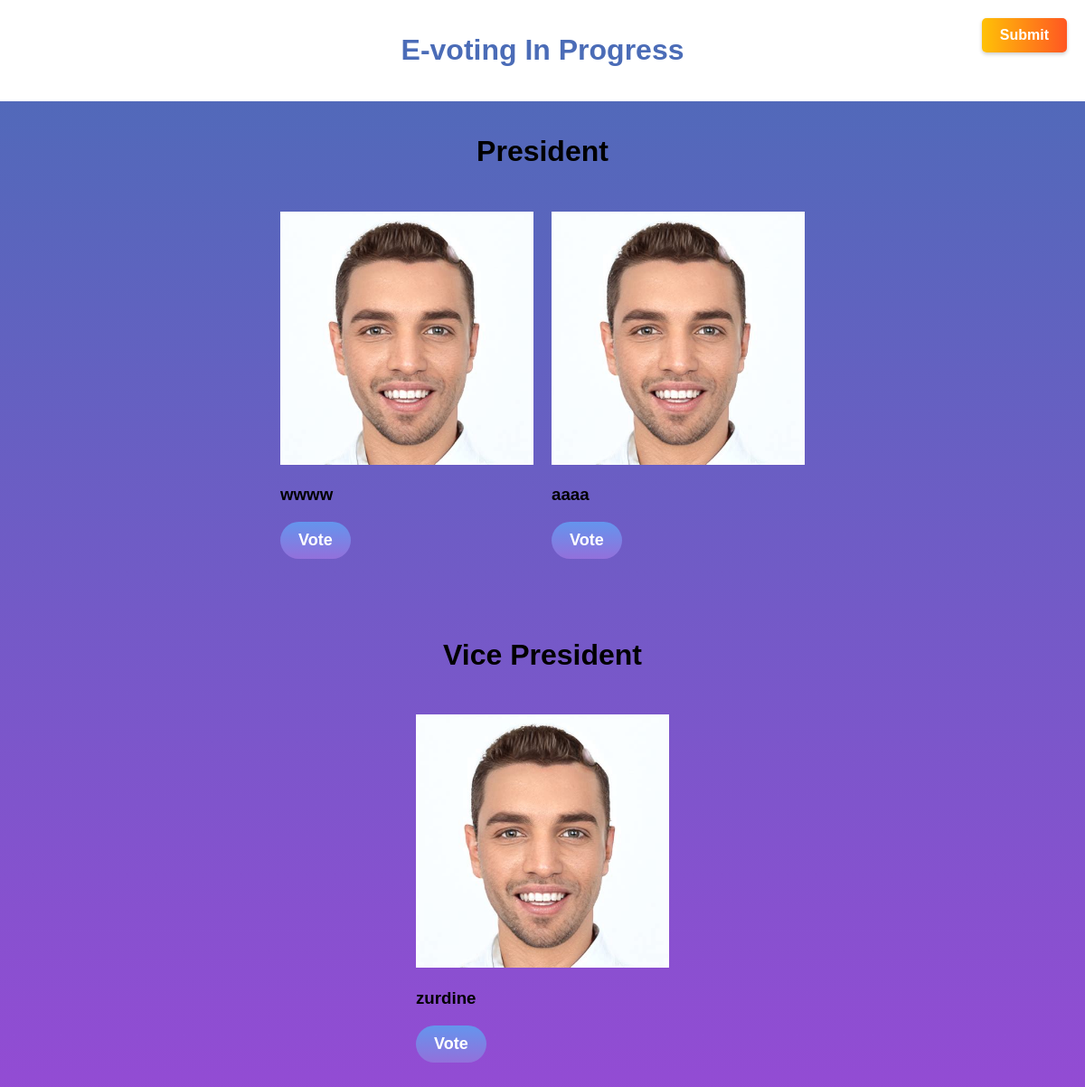
Screenshot of /vote with the database file from the repository.
### votingapp/models.py (models this page shows, shortened)
class VoteNominee(models.Model):
    name = models.CharField(max_length=255)
    photo = models.ImageField(upload_to='static/nomineephotos')
    position = models.CharField(max_length=100)
    votes = models.IntegerField(default=0)

### votingapp/views.py (the view, shortened to what this page needs)
# urls.py: path('vote', vote, name='vote'),
def vote(request):
    if request.method == 'GET':
        nominees = VoteNominee.objects.all()
        president = list()
        vice = list()
        for nom in nominees:
            if nom.position == 'president':
                president.append(nom)
            else:
                vice.append(nom)
        context = {'presidents':president, 'vices':vice}
        return render(request, 'vote.html', context)

### votingapp/templates/vote.html (shortened to what this page needs)
{% extends 'baselayout.html' %}
{% load static %}
{% block links %}
<link href="{% static 'css/vote.css' %}" rel="stylesheet" type="text/css">
{% endblock links %}
{% block body %}
<header><div class="banner">
    <h1>E-voting In Progress</h1>
</div></header>
<div>
  <div class="pos-banner">
    <h1>President</h1>
</div>
<div class="main-content1">
  {% if presidents %}
  {% for pres in presidents %}
<div class="vote-option voting-div">
    <img class="voting-image" src="{{pres.photo}}" alt="Image 1">
  <h3 class="name">{{pres.name}}</h3>
    <button   class="voting-button">Vote</button>
  </div>
  {% endfor %}
  {% else %}
  <div>
  <div class="pos-banner">
    <h1>No president in database</h1>
</div>
  {% endif %}
</div>
</div>
<div>
  <div class="pos-banner">
    <h1>Vice President</h1>
</div>
<div class="main-content2">
  {% if vices %}
  {% for vice in vices %}
<div class=" voting-div v2">
    <img class="voting-image" src="{{vice.photo}}" alt="Image ">
  <h3 class="name">{{vice.name}}</h3>
    <button   class=" vb2">Vote</button>
  </div>
  {% endfor %}
  {% else %}
  <div>
  <div class="pos-banner">
    <h1>No president in database</h1>
</div>
  {% endif %}
</div>
</div>
  <form id="vote-form" method="post" enctype="multipart/form-data">
    <button id="submit-button" class="submit-button">Submit</button>
  </form>
{% endblock body %}

### votingapp/static/css/vote.css (style rules this page uses)
body { margin: 0; padding: 0; font-family: Arial, sans-serif; background: linear-gradient(to bottom, #4B6CB7, #944BD4); }
.main-content1, .main-content2 { margin-bottom: 40px; }
.main-content1 { display: flex; flex-wrap: wrap; justify-content: center; }
.main-content2 { display: flex; flex-wrap: wrap; justify-content: center; }
.voting-div { width: 25%; padding: 10px; box-sizing: border-box; }
.voting-image { width: 100%; height: auto; }
.banner { background-color: #fff; padding: 1rem; text-align: center; }
.pos-banner { padding: 1rem; text-align: center; }
.banner h1 { font-size: 2rem; color: #4B6CB7; }
.voting-button, .vb2 { background: linear-gradient(to bottom, #6495ED, #9370DB); color: #fff; padding: 10px 20px; border: none; border-radius: 50px; font-size: 18px; font-weight: bold; cursor: pointer; animation: bounce 1.5s infinite; }
.submit-button { position: fixed; top: 20px; right: 20px; padding: 10px 20px; background: linear-gradient(to right, #FFC107, #FF5722); color: #FFF; font-size: 16px; font-weight: bold; border: none; border-radius: 5px; cursor: pointer; box-shadow: 0 2px 4px rgba(0, 0, 0, 0.2); transition: background-color 0.3s ease, transform 0.3s ease; }

### rows the page displays
VoteNominee: photo (picture), name "wwww"
VoteNominee: photo (picture), name "aaaa"
VoteNominee: photo (picture), name "zurdine"
